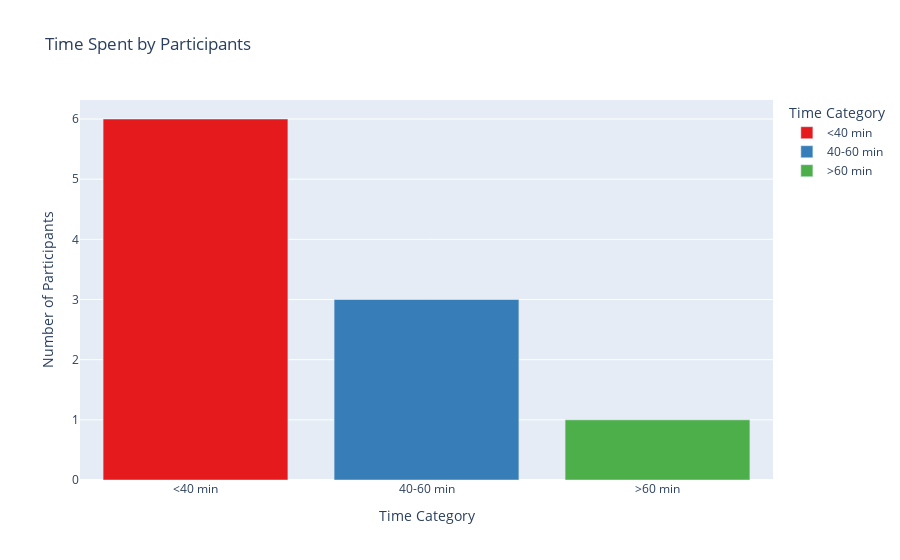

Source (notebook cell):
### Code cell
import pandas as pd

# Ensure the StartDate and EndDate columns are in datetime format
data['StartDate'] = pd.to_datetime(data['StartDate'])
data['EndDate'] = pd.to_datetime(data['EndDate'])

# Calculate the time difference in minutes
data['TimeSpent'] = (data['EndDate'] - data['StartDate']).dt.total_seconds() / 60  # Convert to minutes

# Group participants based on the time spent
def categorize_time(minutes):
    if minutes < 40:
        return '<40 min'
    elif 40 <= minutes <= 60:
        return '40-60 min'
    else:
        return '>60 min'

data['TimeCategory'] = data['TimeSpent'].apply(categorize_time)

# Now, we have a 'TimeCategory' column that groups participants by time spent
# To see the counts of each category:
time_category_counts = data['TimeCategory'].value_counts().reset_index()
time_category_counts.columns = ['TimeCategory', 'Count']

fig = px.bar(time_category_counts, x='TimeCategory', y='Count', 
             title="Time Spent by Participants", 
             labels={'TimeCategory': 'Time Category', 'Count': 'Number of Participants'},
             color='TimeCategory', color_discrete_sequence=px.colors.qualitative.Set1)

# Show the plot
fig.show()

### Figure 1 — Plotly figure (JSON) as saved in the notebook; plotly's stock layout.template omitted (floating-point values rounded to 4 significant figures)
{"data": [{"alignmentgroup": "True", "hovertemplate": "Time Category=%{x}<br>Number of Participants=%{y}<extra></extra>", "legendgroup": "<40 min", "marker": {"color": "rgb(228,26,28)", "pattern": {"shape": ""}}, "name": "<40 min", "offsetgroup": "<40 min", "orientation": "v", "showlegend": true, "textposition": "auto", "type": "bar", "x": ["<40 min"], "xaxis": "x", "y": [6], "yaxis": "y"}, {"alignmentgroup": "True", "hovertemplate": "Time Category=%{x}<br>Number of Participants=%{y}<extra></extra>", "legendgroup": "40-60 min", "marker": {"color": "rgb(55,126,184)", "pattern": {"shape": ""}}, "name": "40-60 min", "offsetgroup": "40-60 min", "orientation": "v", "showlegend": true, "textposition": "auto", "type": "bar", "x": ["40-60 min"], "xaxis": "x", "y": [3], "yaxis": "y"}, {"alignmentgroup": "True", "hovertemplate": "Time Category=%{x}<br>Number of Participants=%{y}<extra></extra>", "legendgroup": ">60 min", "marker": {"color": "rgb(77,175,74)", "pattern": {"shape": ""}}, "name": ">60 min", "offsetgroup": ">60 min", "orientation": "v", "showlegend": true, "textposition": "auto", "type": "bar", "x": [">60 min"], "xaxis": "x", "y": [1], "yaxis": "y"}], "layout": {"barmode": "relative", "legend": {"title": {"text": "Time Category"}, "tracegroupgap": 0}, "title": {"text": "Time Spent by Participants"}, "xaxis": {"anchor": "y", "categoryarray": ["<40 min", "40-60 min", ">60 min"], "categoryorder": "array", "domain": [0, 1], "title": {"text": "Time Category"}}, "yaxis": {"anchor": "x", "domain": [0, 1], "title": {"text": "Number of Participants"}}}}
